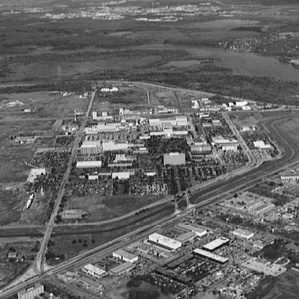
%> input picture CS6680 - Computer Vision/Assignment-5/City.jpg, 299 x 299 px, shrunk from 480 x 480 before the run
$ octave Main.m   (GNU Octave 9; MATLAB toolbox functions it lacks are replaced by stand-ins)
%> lines starting %> are read from the running program, lines starting %| are printed output that depends on the picture; in (x1, y1, x2, y2) boxes, pixels count from 0 and x2, y2 are one past the last pixel; in counts of white or black regions, pixels touching at a corner belong together; the program's own positions count from 1
### CS6680 - Computer Vision/Assignment-5/FindComponentLabels.m
function [labelIm, num] = FindComponentLabels(im, se)
[row, col] = size(im);
labelIm = zeros(row, col);
n = 0;
for i = 1:row
    for j = 1:col
        if im(i, j) == 1
            n = n+1;
            X0 = zeros(row, col);
            X0(i, j) = 1;
            while 1==1
                X1 = imdilate(X0, se) & im;
                if X1 == X0
                    pos = X1==1;
                    im(pos) = 0;
                    labelIm(pos) = n;
                    break
                else
                    X0 = X1;
                end
            end
        end
    end
end
num = max(labelIm(:));
end

### CS6680 - Computer Vision/Assignment-5/Main.m
%%%%%%%%%%%%%%% ----- Problem I.1 ------ %%%%%%%%%%%%%%%%

city = imread('City.jpg');
%> city is the input picture: size 299x299 uint8; min 0, max 255, mean 101.2
se = strel('square', 3);
cityDilated = imdilate(city,se);
cityEroed = imerode(city,se);
imshow(cityDilated - cityEroed);
disp('Problem I.1 Explanation');
disp('On dilating the city image, the edges of black pixels will get expanded, and eroding the city image, the edges of black pixels will get reduced.');
disp('So when we substract the eroded image from the dilated one, we will get an image that will have very prominent BORDERS! THICK BORDER!');
disp('-------------Solved problem I.1-----------------');
pause;


%%%%%%%%%%%%%%% ----- Problem I.2 ------ %%%%%%%%%%%%%%%%

smallSquares = imread('SmallSquares.tif');
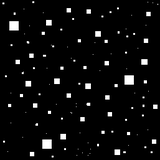
%> input picture CS6680 - Computer Vision/Assignment-5/SmallSquares.tif, 160 x 160 px, shrunk from 257 x 257 before the run
%> smallSquares is the input picture: size 160x160 uint8; min 0, max 255, mean 11
smallSquaresEroded = imerode(smallSquares, strel([0 0 0; 1 1 0; 0 1 0]));
smallSquaresComp = imcomplement(smallSquares);
smallSquaresCompEroded = imerode(smallSquaresComp, strel([0 1 1; 0 0 1; 0 0 0]));
resultImage = smallSquaresEroded & smallSquaresCompEroded;
%> resultImage: size 160x160 logical; 2.7% white in thin lines or dots
imshow(resultImage), title('Resultant Image');
disp('Number of foreground pixels: ');
disp(sum(resultImage(:)));
%| 693
disp('-------------Solved problem I.2-----------------');
pause;


%%%%%%%%%%%%%%% ----- Problem I.3 ------ %%%%%%%%%%%%%%%%

wirebond = imread('Wirebond.tif');
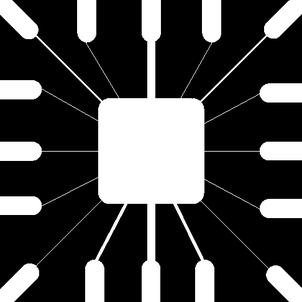
%> input picture CS6680 - Computer Vision/Assignment-5/Wirebond.tif, 302 x 302 px, shrunk from 486 x 486 before the run
%> wirebond is the input picture: size 302x302 uint8; min 0, max 255, mean 71.7
figure, subplot(2,2,1), imshow(wirebond), title('Original Image');

wirebondEroed1 = imerode(wirebond, strel('square', 17));
subplot(2,2,2), imshow(wirebondEroed1), title('Desired Image 1');

wirebondEroed2 = imerode(wirebond, strel('square', 10));
subplot(2,2,3), imshow(wirebondEroed2), title('Desired Image 2');

wirebondEroed3 = imerode(wirebond, strel('square', 40));
subplot(2,2,4), imshow(wirebondEroed3), title('Desired Image 3');
disp('-------------Solved problem I.3-----------------');
pause;


%%%%%%%%%%%%%%% ----- Problem I.4 ------ %%%%%%%%%%%%%%%%

shapes = imread('Shapes.tif');
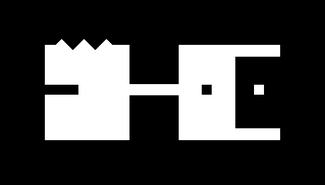
%> input picture CS6680 - Computer Vision/Assignment-5/Shapes.tif, 325 x 185 px, shrunk from 522 x 297 before the run
%> shapes is the input picture: size 185x325 uint8; min 0, max 255, mean 62.7
figure, subplot(2,2,1), imshow(shapes), title('Original Image');

shapesEroded1 = imerode(shapes, strel('square', 20));
shapesDilated1 = imdilate(shapesEroded1, strel('square', 20));
subplot(2,2,2), imshow(shapesDilated1), title('Desired Image 1');

shapesDilated2 = imdilate(shapes, strel('square', 17));
shapesEroded2 = imerode(shapesDilated2, strel('square', 17));
subplot(2,2,3), imshow(shapesEroded2), title('Desired Image 2');

shapesEroded3 = imerode(shapes, strel('square', 20));
shapesDilated3 = imdilate(shapesEroded3, strel('square', 36));
shapesEroded4 = imerode(shapesDilated3, strel('square', 20));
subplot(2,2,4), imshow(shapesEroded4), title('Desired Image 3');
disp('-------------Solved problem I.4-----------------');
pause;


%%%%%%%%%%%%%%% ----- Problem I.5 ------ %%%%%%%%%%%%%%%%

dowels = imread('Dowels.tif');
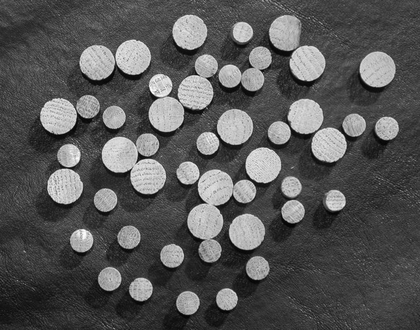
%> input picture CS6680 - Computer Vision/Assignment-5/Dowels.tif, 420 x 330 px, shrunk from 675 x 531 before the run
%> dowels is the input picture: size 330x420 uint8; min 2, max 255, mean 86.9
dowelsOpen = imopen(dowels, strel('disk',5));
dowelsClose = imclose(dowelsOpen, strel('disk',5));
figure, subplot(1,2,1), imshow(dowelsClose), title('Open-Close');

dowelsClose1 = imclose(dowels, strel('disk',5));
dowelsOpen1 = imopen(dowelsClose1, strel('disk',5));
subplot(1,2,2), imshow(dowelsOpen1), title('Close-Open');

disp('Open-Close: First we apply open operation. An open operation is basically an erosion followed by a dilation operation.');
disp('During erosion the small white pixel in the background are eroded and after that during dilation these white background pixels are NOT brought back. So now we have an image with darker background.');
disp('Next Close operation is applied, which is dilation followed by erosion.');
disp('Now dilation is applied to the image with dark background, this further increases the size of white dots and background still remains the same as there arent many small pixels. Then erosion is applied which makes the white dots again to its original size.');
disp(' ');
disp('Close-Open: During close operation, the image is first dilated, which increases the size of white pixels. So the white plxels in the background become bigger, and some of them get joined.');
disp('Now erosion takes place, this reduces the size of white parts. Some of the background pixels got merged in the pervious step, so they wont go away during erosion.');
disp('Next Open is applied, which is erosion followed by dilation. This will make the image even more clearer with emphasis on white parts');
disp(' ');
disp('In Conclusion: Open-Close reduces white nosie in the image, whereas Close-Open reduces noise and makes the image little darker.');
disp(' ');

dowelsLoopOC = imread('Dowels.tif');
for size = 2:5
    dowelsLoopOC = imclose(imopen(dowelsLoopOC, strel('disk',size)), strel('disk',size));
end
figure, subplot(1,2,1), imshow(dowelsLoopOC), title('Open-Close (2:5)');

dowelsLoopCO = imread('Dowels.tif');
for size = 2:5
    dowelsLoopCO = imopen(imclose(dowelsLoopCO, strel('disk',size)), strel('disk',size));
end
subplot(1,2,2), imshow(dowelsLoopCO), title('Close-Open (2:5)');

disp('Open-Close (2-5): On applying Open-Close repeatedly with increasing radius size, the background reduces and becomes smoother on each iteration. Same goes for foreground image as well. This is because redius size determines the size of dilation and erorsion in open close operation. Multiple Open-Close operation with increasing radius makes the image little darker too');
disp('Close-Open (2-5): On applying Close-Open repeatedly with increasing radius size, the background reduces and becomes smoother on each iteration. Same goes for foreground image as well. This is because redius size determines the size of dilation and erorsion in close open operation. Multiple Close-Open operation with increasing radius makes the image little whiter too');
disp('-------------Solved problem I.5-----------------');
pause;


%%%%%%%%%%%%%%% ----- Problem II.1 ------ %%%%%%%%%%%%%%%%

[labelIm, num] = FindComponentLabels(imread('Ball.tif'), strel('square', 3));
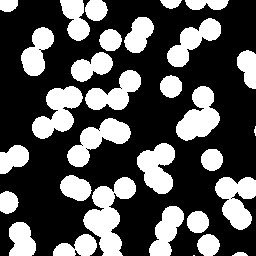
%> input picture CS6680 - Computer Vision/Assignment-5/Ball.tif, 256 x 256 px
%> after the loop in FindComponentLabels, `for i = 1:row`: X0: size 256x256 logical; 0% white in thin lines or dots, all inside (x1, y1, x2, y2) = (193, 255, 195, 256)
%> after the loop in FindComponentLabels, `for i = 1:row`: im: size 256x256 logical; every value is 0
%> after the loop in FindComponentLabels, `for i = 1:row`:
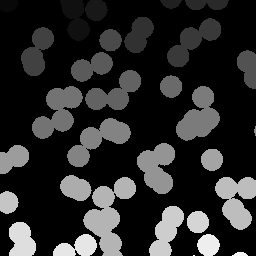
%> labelIm: size 256x256 double; min 0, max 31, mean 5.3; drawn with min black and max white
%> after the loop in FindComponentLabels, `for i = 1:row`: n = 31
%> num = 31
disp('Total number of connected components is:');
disp(num)
%| 31
imtool(labelIm, []);
disp('-------------Solved problem II.1-----------------');
pause;


%%%%%%%%%%%%%%% ----- Problem II.2 ------ %%%%%%%%%%%%%%%%

ball = imread('Ball.tif');
%> ball: size 256x256 logical; 33.3% white; 31 white regions (2 under 20 px), largest, box (x1, y1, x2, y2) and area: (83, 177, 136, 256) 1994, (32, 86, 83, 139) 1454, (176, 86, 220, 141) 1404
connectedComponentsBall = bwconncomp(ball);
%> connectedComponentsBall = 31 connected components
ballLabels = labelmatrix(connectedComponentsBall);
%> ballLabels: size 256x256 uint8; 32 distinct labels, from 0 to 31
disp('Total number of connected components is:');
disp(connectedComponentsBall.NumObjects);
%| 31
imtool(ballLabels, []);
disp('-------------Solved problem II.2-----------------');
pause;


%%%%%%%%%%%%%%% ----- Problem II.3 ------ %%%%%%%%%%%%%%%%

IM2 = imclearborder(ball);
%> IM2: size 256x256 logical; 18.9% white; 14 white regions, largest, box (x1, y1, x2, y2) and area: (32, 86, 83, 139) 1454, (176, 86, 220, 141) 1404, (67, 118, 131, 167) 1373
A = ball - IM2;
%> A: size 256x256 double; values 0 (black) and 1 (white), 14.4% white; 17 white regions (2 under 20 px), largest, box (x1, y1, x2, y2) and area: (83, 177, 136, 256) 1994, (215, 177, 256, 230) 1375, (149, 206, 184, 256) 1006
num = bwlabel(A);
%> num: size 256x256 double; 18 distinct labels, from 0 to 17
disp('Number of pixels residing on the border is: ');
disp(max(num(:)));
%| 17
figure, subplot(1,2,1), imshow(ball), title('Original Image');
subplot(1,2,2), imshow(A), title('Border Elements');
disp('-------------Solved problem II.3-----------------');
pause;


%%%%%%%%%%%%%%% ----- Problem II.4 ------ %%%%%%%%%%%%%%%%

B = IM2;
numPixels = cellfun(@numel,connectedComponentsBall.PixelIdxList);
%> numPixels = 31 values, max 1994 at index 12, min 2 at index 25, mean 704.9
commonSize = mode(numPixels(:));
%> commonSize = 389
for i = 1:connectedComponentsBall.NumObjects
    if(commonSize * 1.1 > numPixels(i))
        B(connectedComponentsBall.PixelIdxList{i}) = 0;
    end
end
%> this loop made 31 passes
num = bwlabel(B);
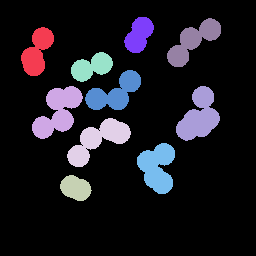
%> num: size 256x256 double; 11 distinct labels, from 0 to 10; one colour per label, 0 black
disp('Number of overlapping connected particles that are not on the border is: ');
disp(max(num(:)));
%| 10
figure, subplot(1,2,1), imshow(ball), title('Original Image');
subplot(1,2,2), imshow(B), title('Non-border overlapping connected particles ');
disp('-------------Solved problem II.4-----------------');
